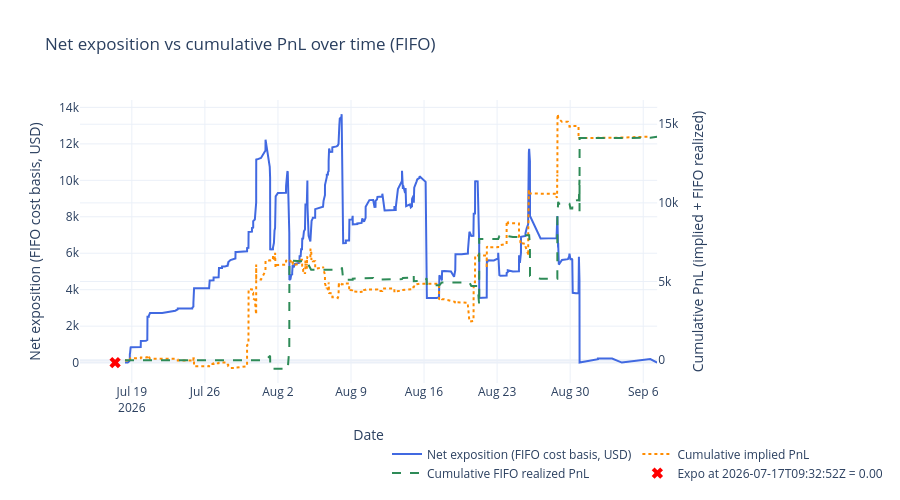

Notebook code for this chart:
### Code cell
# # Net exposition over time using FIFO cost basis, with resolution resets at lastTradeAt

# # Optional: filter to specific contracts for investigation
# # Set to None to compute over all contracts (default).
# # Examples:
CONTRACT_FILTER = None # {'0xd86a816093fcd0a0e1ca440bc5ce199bd3c5a8d6139e044b076958164f8c5423'} 
# FAST_DELAY_S = 300
TARGET_TS = "2026-07-17T09:32:52Z"

# Load summaries for resolution proxy
with open(BACKTEST_DIR / "summaries.json") as f:
    _summaries = pd.DataFrame(json.load(f))
_summaries['lastTradeAt'] = pd.to_datetime(_summaries['lastTradeAt'], format='mixed', utc=True)
_resolved_at = dict(zip(_summaries['conditionId'], _summaries['lastTradeAt']))

# Derive settlement price per (condition_id, token_id) from implied_pnl
# A single condition can have Yes/No tokens with opposite settlements (0 vs 1)
_settlement = {}
for (_cid, _tid), _fg in wallet_all.groupby(['condition_id', 'token_id']):
    _r = _fg.iloc[0]
    _s = _r['implied_pnl'] / _r['fill_quantity'] + _r['order_price'] if _r['order_side'] == 'BUY' else _r['order_price'] - _r['implied_pnl'] / _r['fill_quantity']
    _settlement[(_cid, _tid)] = round(_s)

# Per-contract FIFO exposure at each fill timestamp
expo_parts = []
for cid, grp in wallet_all.sort_values('dt').groupby('condition_id'):
    if CONTRACT_FILTER is not None and cid not in CONTRACT_FILTER:
        continue
    grp = grp.sort_values('dt')
    long_q = []
    short_q = []
    realized_pnl = 0.0
    buy_vol_acc = 0.0
    sell_vol_acc = 0.0
    rows = []
    for _, row in grp.iterrows():
        qty = row['fill_quantity']
        price = row['order_price']
        if row['order_side'] == 'BUY':
            buy_vol_acc += qty * price
            remaining = qty
            while remaining > 0 and short_q:
                avail, p, _tid_sq = short_q[0]
                match = min(remaining, avail)
                realized_pnl += match * (p - price)
                remaining -= match
                if match == avail:
                    short_q.pop(0)
                else:
                    short_q[0] = (avail - match, p, _tid_sq)
            if remaining > 0:
                long_q.append((remaining, price, row['token_id']))
        else:
            sell_vol_acc += qty * price
            remaining = qty
            while remaining > 0 and long_q:
                avail, p, _tid_lq = long_q[0]
                match = min(remaining, avail)
                realized_pnl += match * (price - p)
                remaining -= match
                if match == avail:
                    long_q.pop(0)
                else:
                    long_q[0] = (avail - match, p, _tid_lq)
            if remaining > 0:
                short_q.append((remaining, price, row['token_id']))

        exposure = sum(q * p for q, p, _ in long_q) + sum(q * p for q, p, _ in short_q)
        if exposure < 0:
            exposure = 0.0
        if cid in _resolved_at and row['dt'] >= _resolved_at[cid]:
            exposure = 0.0
        rows.append({'condition_id': cid, 'dt': row['dt'], 'exposition': exposure, 'cum_realized_pnl': realized_pnl})

    expo_parts.append(pd.DataFrame(rows))

    # Settle remaining position at resolution and reset exposition to 0
    if cid in _resolved_at:
        for q, p, tid in long_q:
            realized_pnl += q * (_settlement.get((cid, tid), 0.0) - p)
        for q, p, tid in short_q:
            realized_pnl += q * (p - _settlement.get((cid, tid), 0.0))
        expo_parts.append(pd.DataFrame([{'condition_id': cid, 'dt': _resolved_at[cid], 'exposition': 0.0, 'cum_realized_pnl': realized_pnl}]))

expo_all = pd.concat(expo_parts, ignore_index=True) if expo_parts else pd.DataFrame(
    columns=['condition_id', 'dt', 'exposition']
)

# Per-contract validation breakdown
if not expo_all.empty:
    _last_per_cid = expo_all.groupby('condition_id')['exposition'].last().reset_index()
    _last_per_cid.columns = ['condition_id', 'exposition']
    _active = _last_per_cid[_last_per_cid['exposition'] > 0].sort_values('exposition', ascending=False)
    print(f"=== Per-contract exposition breakdown{" (filtered)" if CONTRACT_FILTER is not None else ""} ===")
    print(_active.to_string(index=False))
    print(f"\nContracts with exposition > 0: {len(_active)}")
    print(f"Sum of per-contract exposition: {_active['exposition'].sum():.2f}")

# Aggregate across all contracts at each timestamp
# Forward-fill each contract's exposition then sum across contracts
# Each contract's exposition persists until its next fill or resolution
_expo_sorted = expo_all.sort_values(['condition_id', 'dt'])
_expo_sorted['_delta'] = _expo_sorted.groupby('condition_id')['exposition'].diff()
_first_idx = _expo_sorted.groupby('condition_id').head(1).index
_expo_sorted.loc[_first_idx, '_delta'] = _expo_sorted.loc[_first_idx, 'exposition']
ts = _expo_sorted.groupby('dt', as_index=False)['_delta'].sum().sort_values('dt')
ts['exposition'] = ts['_delta'].cumsum()
ts = ts.drop(columns=['_delta'])

# Aggregate FIFO realized PnL across contracts (same diff/cumsum pattern)
_expo_sorted['_rpnl_delta'] = _expo_sorted.groupby('condition_id')['cum_realized_pnl'].diff()
_expo_sorted.loc[_first_idx, '_rpnl_delta'] = _expo_sorted.loc[_first_idx, 'cum_realized_pnl']
_rpnl_ts = _expo_sorted.groupby('dt', as_index=False)['_rpnl_delta'].sum().sort_values('dt')
_rpnl_ts['cum_realized_pnl'] = _rpnl_ts['_rpnl_delta'].cumsum()
_rpnl_ts = _rpnl_ts.drop(columns=['_rpnl_delta'])
ts = ts.merge(_rpnl_ts[['dt', 'cum_realized_pnl']], on='dt', how='outer').sort_values('dt')
ts['exposition'] = ts['exposition'].ffill().fillna(0.0)
ts['cum_realized_pnl'] = ts['cum_realized_pnl'].ffill().fillna(0.0)

if not ts.empty:
    print(f"Aggregate exposition (from ts sum): {ts['exposition'].iloc[-1]:.2f}")
    print(f"Aggregate FIFO realized PnL: {ts['cum_realized_pnl'].iloc[-1]:.2f}")

# Cumulative PnL on secondary axis for comparison
_pnl_df = wallet_all if CONTRACT_FILTER is None else wallet_all[wallet_all['condition_id'].isin(CONTRACT_FILTER)]
pnl_ts = _pnl_df.groupby('dt', as_index=False)['implied_pnl'].sum().sort_values('dt')
pnl_ts['cum_pnl'] = pnl_ts['implied_pnl'].cumsum()

# Cumulative PnL for fills with <= 10 min delay
# _fast_pnl_df = _pnl_df[_pnl_df['delay_s'] <= FAST_DELAY_S]
# fast_pnl_ts = _fast_pnl_df.groupby('dt', as_index=False)['implied_pnl'].sum().sort_values('dt')
# fast_pnl_ts['cum_pnl_fast'] = fast_pnl_ts['implied_pnl'].cumsum()

# Compute exact snapshot exposure at TARGET_TS for marker overlay
cutoff = pd.Timestamp(TARGET_TS, tz='UTC')
snap_df = wallet_all[wallet_all['dt'] <= cutoff].copy()
expo_parts_snap = []
for cid, grp in snap_df.sort_values('dt').groupby('condition_id'):
    if CONTRACT_FILTER is not None and cid not in CONTRACT_FILTER:
        continue
    if cid in _resolved_at and _resolved_at[cid] <= cutoff:
        continue
    long_q = []
    short_q = []
    realized_pnl = 0.0
    buy_vol = 0.0
    sell_vol = 0.0
    for _, row in grp.iterrows():
        qty = row['fill_quantity']
        price = row['order_price']
        if row['order_side'] == 'BUY':
            buy_vol += qty * price
            remaining = qty
            while remaining > 0 and short_q:
                avail, p, _tid_sq = short_q[0]
                match = min(remaining, avail)
                realized_pnl += match * (price - p)
                remaining -= match
                if match == avail:
                    short_q.pop(0)
                else:
                    short_q[0] = (avail - match, p, _tid_sq)
            if remaining > 0:
                long_q.append((remaining, price, row['token_id']))
        else:
            sell_vol += qty * price
            remaining = qty
            while remaining > 0 and long_q:
                avail, p, _tid_lq = long_q[0]
                match = min(remaining, avail)
                realized_pnl += match * (p - price)
                remaining -= match
                if match == avail:
                    long_q.pop(0)
                else:
                    long_q[0] = (avail - match, p, _tid_lq)
            if remaining > 0:
                short_q.append((remaining, price, row['token_id']))
    exposure = sum(q * p for q, p, _ in long_q) + sum(q * p for q, p, _ in short_q)
    if exposure < 0:
        exposure = 0.0
    expo_parts_snap.append(exposure)
snap = sum(expo_parts_snap)
ts = pd.concat([ts, pd.DataFrame([{'dt': cutoff, 'exposition': snap}])], ignore_index=True).sort_values('dt').drop_duplicates('dt')
ts['cum_realized_pnl'] = ts['cum_realized_pnl'].ffill().fillna(0.0)

# Clip to the fills period (extend end to include resolution timestamps)
fill_start = wallet_all['dt'].min()
fill_end = max(wallet_all['dt'].max(), max(_resolved_at.values()))
ts = ts[(ts['dt'] >= fill_start) & (ts['dt'] <= fill_end)]
pnl_ts = pnl_ts[(pnl_ts['dt'] >= fill_start) & (pnl_ts['dt'] <= fill_end)]
# fast_pnl_ts = fast_pnl_ts[(fast_pnl_ts['dt'] >= fill_start) & (fast_pnl_ts['dt'] <= fill_end)]

fig_ntl = make_subplots(specs=[[{'secondary_y': True}]])

fig_ntl.add_trace(go.Scatter(
    x=ts['dt'], y=ts['exposition'],
    mode='lines', name='Net exposition (FIFO cost basis, USD)',
    line=dict(color='royalblue', width=2),
), secondary_y=False)

fig_ntl.add_trace(go.Scatter(
    x=pnl_ts['dt'], y=pnl_ts['cum_pnl'],
    mode='lines', name='Cumulative implied PnL',
    line=dict(color='darkorange', width=2, dash='dot'),
), secondary_y=True)

fig_ntl.add_trace(go.Scatter(
    x=ts['dt'], y=ts['cum_realized_pnl'],
    mode='lines', name='Cumulative FIFO realized PnL',
    line=dict(color='seagreen', width=2, dash='dash'),
), secondary_y=True)

# fig_ntl.add_trace(go.Scatter(
#     x=fast_pnl_ts['dt'], y=fast_pnl_ts['cum_pnl_fast'],
#     mode='lines', name=f'Cumulative PnL (delay <= {FAST_DELAY_S // 60}m)',
#     line=dict(color='mediumpurple', width=2, dash='dashdot'),
# ), secondary_y=True)

fig_ntl.add_trace(go.Scatter(
    x=[cutoff], y=[snap],
    mode='markers', name=f'Expo at {TARGET_TS} = {snap:.2f}',
    marker=dict(color='red', size=10, symbol='x'),
), secondary_y=False)

fig_ntl.update_layout(
    title='Net exposition vs cumulative PnL over time (FIFO)',
    template='plotly_white', height=500,
    legend=dict(x=0.5, y=-0.2, orientation='h'),
)
fig_ntl.update_xaxes(title='Date')
fig_ntl.update_yaxes(title='Net exposition (FIFO cost basis, USD)', secondary_y=False)
fig_ntl.update_yaxes(title='Cumulative PnL (implied + FIFO realized)', secondary_y=True)
fig_ntl.show()

### Figure 1 — Plotly figure (JSON) as saved in the notebook; plotly's stock layout.template omitted (floating-point values rounded to 4 significant figures; data arrays with more than 128 entries replaced by an {"elided": "..."} marker saying what was removed)
{"data": [{"line": {"color": "royalblue", "width": 2}, "mode": "lines", "name": "Net exposition (FIFO cost basis, USD)", "type": "scatter", "x": {"elided": "963 str values"}, "xaxis": "x", "y": {"elided": "963 float values"}, "yaxis": "y"}, {"line": {"color": "darkorange", "dash": "dot", "width": 2}, "mode": "lines", "name": "Cumulative implied PnL", "type": "scatter", "x": {"elided": "900 str values"}, "xaxis": "x", "y": {"elided": "900 float values"}, "yaxis": "y2"}, {"line": {"color": "seagreen", "dash": "dash", "width": 2}, "mode": "lines", "name": "Cumulative FIFO realized PnL", "type": "scatter", "x": {"elided": "963 str values"}, "xaxis": "x", "y": {"elided": "963 float values"}, "yaxis": "y2"}, {"marker": {"color": "red", "size": 10, "symbol": "x"}, "mode": "markers", "name": "Expo at 2026-07-17T09:32:52Z = 0.00", "type": "scatter", "x": ["2026-07-17T09:32:52+00:00"], "xaxis": "x", "y": [0], "yaxis": "y"}], "layout": {"height": 500, "legend": {"orientation": "h", "x": 0.5, "y": -0.2}, "title": {"text": "Net exposition vs cumulative PnL over time (FIFO)"}, "xaxis": {"anchor": "y", "domain": [0, 0.94], "title": {"text": "Date"}}, "yaxis": {"anchor": "x", "domain": [0, 1], "title": {"text": "Net exposition (FIFO cost basis, USD)"}}, "yaxis2": {"anchor": "x", "overlaying": "y", "side": "right", "title": {"text": "Cumulative PnL (implied + FIFO realized)"}}}}
